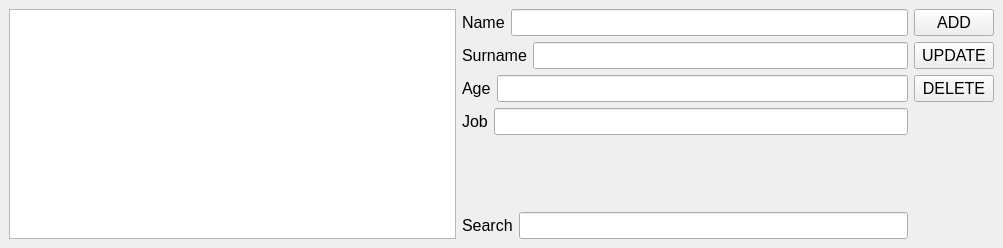
<?xml version="1.0" encoding="UTF-8"?>
<ui version="4.0">
 <class>MainWindow</class>
 <widget class="QMainWindow" name="MainWindow">
  <property name="geometry">
   <rect>
    <x>0</x>
    <y>0</y>
    <width>1003</width>
    <height>248</height>
   </rect>
  </property>
  <property name="windowTitle">
   <string>SQL Database Manager</string>
  </property>
  <widget class="QWidget" name="centralwidget">
   <layout class="QHBoxLayout" name="horizontalLayout_6">
    <item>
     <widget class="QTableView" name="tableView"/>
    </item>
    <item>
     <layout class="QVBoxLayout" name="verticalLayout">
      <item>
       <layout class="QHBoxLayout" name="horizontalLayout">
        <item>
         <widget class="QLabel" name="label">
          <property name="font">
           <font>
            <pointsize>12</pointsize>
           </font>
          </property>
          <property name="text">
           <string>Name</string>
          </property>
         </widget>
        </item>
        <item>
         <widget class="QLineEdit" name="name">
          <property name="font">
           <font>
            <pointsize>12</pointsize>
           </font>
          </property>
         </widget>
        </item>
       </layout>
      </item>
      <item>
       <layout class="QHBoxLayout" name="horizontalLayout_2">
        <item>
         <widget class="QLabel" name="label_2">
          <property name="font">
           <font>
            <pointsize>12</pointsize>
           </font>
          </property>
          <property name="text">
           <string>Surname</string>
          </property>
         </widget>
        </item>
        <item>
         <widget class="QLineEdit" name="surname">
          <property name="font">
           <font>
            <pointsize>12</pointsize>
           </font>
          </property>
         </widget>
        </item>
       </layout>
      </item>
      <item>
       <layout class="QHBoxLayout" name="horizontalLayout_3">
        <item>
         <widget class="QLabel" name="label_3">
          <property name="font">
           <font>
            <pointsize>12</pointsize>
           </font>
          </property>
          <property name="text">
           <string>Age</string>
          </property>
         </widget>
        </item>
        <item>
         <widget class="QLineEdit" name="age">
          <property name="font">
           <font>
            <pointsize>12</pointsize>
           </font>
          </property>
         </widget>
        </item>
       </layout>
      </item>
      <item>
       <layout class="QHBoxLayout" name="horizontalLayout_4">
        <item>
         <widget class="QLabel" name="label_4">
          <property name="font">
           <font>
            <pointsize>12</pointsize>
           </font>
          </property>
          <property name="text">
           <string>Job</string>
          </property>
         </widget>
        </item>
        <item>
         <widget class="QLineEdit" name="job">
          <property name="font">
           <font>
            <pointsize>12</pointsize>
           </font>
          </property>
         </widget>
        </item>
       </layout>
      </item>
      <item>
       <spacer name="verticalSpacer">
        <property name="orientation">
         <enum>Qt::Vertical</enum>
        </property>
        <property name="sizeHint" stdset="0">
         <size>
          <width>414</width>
          <height>16</height>
         </size>
        </property>
       </spacer>
      </item>
      <item>
       <layout class="QHBoxLayout" name="horizontalLayout_5">
        <item>
         <widget class="QLabel" name="label_5">
          <property name="font">
           <font>
            <pointsize>12</pointsize>
           </font>
          </property>
          <property name="text">
           <string>Search</string>
          </property>
         </widget>
        </item>
        <item>
         <widget class="QLineEdit" name="searchEdit">
          <property name="font">
           <font>
            <pointsize>12</pointsize>
           </font>
          </property>
          <property name="text">
           <string/>
          </property>
         </widget>
        </item>
       </layout>
      </item>
     </layout>
    </item>
    <item>
     <layout class="QVBoxLayout" name="verticalLayout_2">
      <item>
       <widget class="QPushButton" name="addButton">
        <property name="font">
         <font>
          <pointsize>12</pointsize>
         </font>
        </property>
        <property name="text">
         <string>ADD</string>
        </property>
       </widget>
      </item>
      <item>
       <widget class="QPushButton" name="updateButton">
        <property name="font">
         <font>
          <pointsize>12</pointsize>
         </font>
        </property>
        <property name="text">
         <string>UPDATE</string>
        </property>
       </widget>
      </item>
      <item>
       <widget class="QPushButton" name="deleteButton">
        <property name="font">
         <font>
          <pointsize>12</pointsize>
         </font>
        </property>
        <property name="text">
         <string>DELETE</string>
        </property>
       </widget>
      </item>
      <item>
       <spacer name="verticalSpacer_2">
        <property name="orientation">
         <enum>Qt::Vertical</enum>
        </property>
        <property name="sizeHint" stdset="0">
         <size>
          <width>20</width>
          <height>40</height>
         </size>
        </property>
       </spacer>
      </item>
     </layout>
    </item>
   </layout>
  </widget>
 </widget>
 <resources/>
 <connections/>
</ui>
